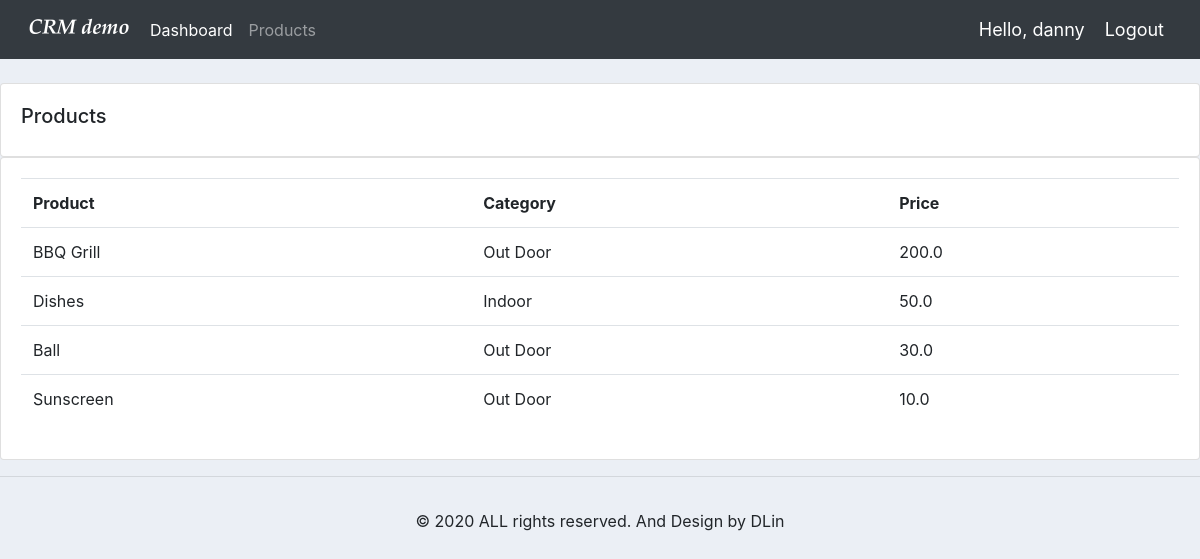
Screenshot of /products/ (signed in) with the database file from the repository.
### accounts/models.py (models this page shows, shortened)
class Product(models.Model):
	CATEGORY = (
		('Indoor', 'Indoor'),
		('Out Door', 'Out Door'),
		)
	name = models.CharField(max_length=200, null=True)
	price = models.FloatField(null=True)
	category = models.CharField(max_length=200, null=True, choices=CATEGORY)
	description = models.CharField(max_length=200, null=True, blank=True)
	date_created = models.DateTimeField(auto_now_add=True, null=True)
	tags = models.ManyToManyField(Tag)

### accounts/decorators.py (the view)
		def wrapper_func(request, *args, **kwargs):
			group = None
			if request.user.groups.exists():
				group = request.user.groups.all()[0].name
			if group in allowed_roles:
				return view_func(request, *args, **kwargs)
			else:
				return HttpResponse('You are not authorized to view this page')

### accounts/views.py (called while the page is built)
@login_required(login_url='login')
@allowed_users(allowed_roles=['admin'])
def products(request):
	products = Product.objects.all()
	return render(request, 'accounts/products.html', {'products':products})

### accounts/templates/accounts/products.html
{% extends 'accounts/main.html' %}
{% block content %}
			<br>
			<div class="row">
				<div class="col-md">
					<div class="card card-body">
						<h5>Products</h5>
					</div>
					<div class="card card-body">
						<table class="table">
							<tr>
								<th>Product</th>
								<th>Category</th>
								<th>Price</th>
							</tr>
							{% for i in products %}
							<tr>
								<td>{{ i.name }}</td>
								<td>{{ i.category }}</td>
								<td>{{ i.price }}</td>
							</tr>
							{% endfor %}
						</table>
					</div>
				</div>
			</div>
{% endblock %}

### accounts/templates/accounts/navbar.html (shortened to what this page needs)
{% load static %}
<nav class="navbar navbar-expand-lg navbar-dark bg-dark">
  <img src="{% static 'images/logo.png' %}">
  <div class="collapse navbar-collapse" id="navbarNav">
    <ul class="navbar-nav">
      {% if request.user.is_staff %}
      <li class="nav-item active">
        <a class="nav-link" href="{% url 'home' %}">Dashboard</a>
      </li>
      <li class="nav-item">
        <a class="nav-link" href="{% url 'products' %}">Products</a>
      </li>
      {% else %}
      <li class="nav-item">
        <a class="nav-link" href="{% url 'account' %}">Settings</a>
      </li>
      {% endif %}
    </ul>
  </div>
  <span class="hello-msg">Hello, {{request.user}}</span>
  <span><a class="hello-msg" href="{% url 'logout' %}">Logout</a></span>
</nav>

### static/css/main.css (style rules this page uses)
body { background-color: #ebeff5; }

### accounts/templates/accounts/navbar.html (style rules this page uses)
.hello-msg { font-size: 18px; color: #fff; margin-right: 20px; }

### rows the page displays
Product: name "BBQ Grill", category "Out Door", price "200.0"
Product: name "Dishes", category "Indoor", price "50.0"
Product: name "Ball", category "Out Door", price "30.0"
Product: name "Sunscreen", category "Out Door", price "10.0"

### other values shown
{{ request.user }} "danny"
